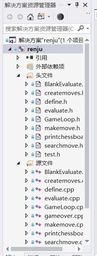
#> input picture Artificial Intelligence/wsj/project1-renju/img.JPG, 97 x 256 px, shrunk from 255 x 671 before the run
$ python carve.py -i '../../../../Artificial Intelligence/wsj/project1-renju/img.JPG'   (older library calls are emulated)
#> lines starting #> are read from the running program, lines starting #| are printed output that depends on the picture
import cv2
import numpy as np
from tqdm import tqdm
import argparse
import os

def get_args():
    parser = argparse.ArgumentParser(description='Seam carving')
    parser.add_argument('--image', '-i', type = str, required=True, help='Path to image')
    parser.add_argument('--scale_x', '-x', type = float, default = 0.5, help='Scale to width, must < 1')
    parser.add_argument('--scale_y', '-y', type = float, default = 0.5, help='Scale to height, must < 1')
    return parser.parse_args()

def get_seam(img):
    grad_x = cv2.Sobel(img, cv2.CV_64F, 1, 0, borderType = cv2.BORDER_REFLECT)
    grad_y = cv2.Sobel(img, cv2.CV_64F, 0, 1, borderType = cv2.BORDER_REFLECT)
    grad = np.sum(np.absolute(grad_x)+np.absolute(grad_y), axis=-1)
    rows, cols = grad.shape[:2]
    f = np.zeros_like(grad)
    s = np.zeros_like(grad).astype(int)
    f[0] = grad[0]
    for i in range(1, rows):
        for j in range(0, cols):
            if j==0:
                f[i,j] = np.min(f[i-1,j:j+2]) + grad[i,j]
                s[i,j] = np.argmin(f[i-1,j:j+2]) + j
            elif j==cols-1:
                f[i,j] = np.min(f[i-1,j-1:j+1]) + grad[i,j]
                s[i,j] = np.argmin(f[i-1,j-1:j+1]) + j-1
            else:
                f[i,j] = np.min(f[i-1,j-1:j+2]) + grad[i,j]
                s[i,j] = np.argmin(f[i-1,j-1:j+2]) + j-1
    seam = [np.argmin(f[-1])]
    for i in range(rows-1,0,-1):
        seam.append(s[i,seam[-1]])
    seam.reverse()
    return seam

def cut_seam(img, seam):
    rows, cols = img.shape[:2]
    mask = np.ones((rows, cols)).astype(np.bool)
    for i in range(rows):
        mask[i,seam[i]] = False
    return img[mask].reshape((rows, cols-1,3))

def cut_columns(img, cut_rate, desc):
    cut = img.copy()
    cols = cut.shape[1]
    for i in tqdm(range(int(cols*cut_rate)), desc):
        seam = get_seam(cut)
        cut = cut_seam(cut, seam)
    return cut

if __name__ == '__main__':
    args = get_args()
    img = cv2.imread(args.image)
#> img is the input picture: shape (256, 97, 3); mean B, G, R 228.3, 226.4, 226.2
    print("Read image: ", args.image)
    print("Image shape: ", img.shape)
#| Image shape:  (256, 97, 3)

    # cut columns
    cut = cut_columns(img, 1-args.scale_x, 'cut columns')
#> the loop in cut_columns, `for i in tqdm(range(int(cols*cut_rate)), desc):` made 48 passes
#> seam on passes 1 to 12: [2], [90], [84], [1], [0], [84], [82], [1], [0], [12], [79], [12]
#> pass 1, in get_seam, `grad_x = cv2.Sobel(img, cv2.CV_64F, 1, 0, borderType = cv2.BORDER_REFL..`:
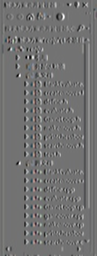
#> grad_x: shape (256, 97, 3) float64; mean B, G, R -0.8, -0.5, -0.7; drawn with min black and max white
#> pass 1, in get_seam, `grad_y = cv2.Sobel(img, cv2.CV_64F, 0, 1, borderType = cv2.BORDER_REFL..`:
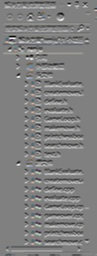
#> grad_y: shape (256, 97, 3) float64; mean B, G, R -0.6, -0.6, -0.6; drawn with min black and max white
#> pass 1, in get_seam, `grad = np.sum(np.absolute(grad_x)+np.absolute(grad_y), axis=-1)`:
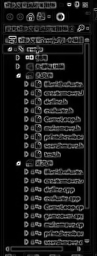
#> grad: shape (256, 97) float64; min 0, max 3508, mean 383.8; drawn with min black and max white

    dirname, extname = os.path.splitext(args.image)
    output_dir = dirname+'_output_cols'+extname
    cv2.imwrite(output_dir, cut)
    print('Output to ', output_dir)

    # cut rows
    cut = np.transpose(cut, (1,0,2))
#> cut: shape (49, 256, 3)
    cut = cut_columns(cut, 1-args.scale_y, 'cut rows')
#> call 2 of cut_columns, with cut_rate = 0.5, desc = 'cut rows'
#> the loop in cut_columns (call 2), `for i in tqdm(range(int(cols*cut_rate)), desc):` made 128 passes
#> seam on passes 1 to 12: [11], [220], [236], [227], [175], [175], [208], [21], [17], [79], [11], [161]
#> pass 1, in get_seam (call 49), `grad = np.sum(np.absolute(grad_x)+np.absolute(grad_y), axis=-1)`:
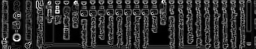
#> grad: shape (49, 256) float64; min 0, max 3504, mean 608.7; drawn with min black and max white
#> pass 1, in cut_columns (call 2), `cut = cut_seam(cut, seam)`:
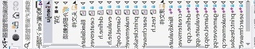
#> cut: shape (49, 255, 3); mean B, G, R 218.4, 217, 216.7
#> after the loop in cut_columns (call 2), `for i in tqdm(range(int(cols*cut_rate)), desc):`:
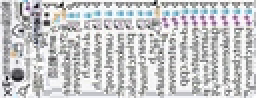
#> cut: shape (49, 128, 3) (shown 2 times larger); mean B, G, R 202, 200.5, 199.9
    cut = np.transpose(cut, (1,0,2))
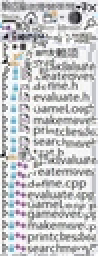
#> cut: shape (128, 49, 3) (shown 2 times larger); mean B, G, R 202, 200.5, 199.9

    dirname, extname = os.path.splitext(args.image)
    output_dir = dirname+'_output'+extname
    cv2.imwrite(output_dir, cut)
    print('Output to ', output_dir)
